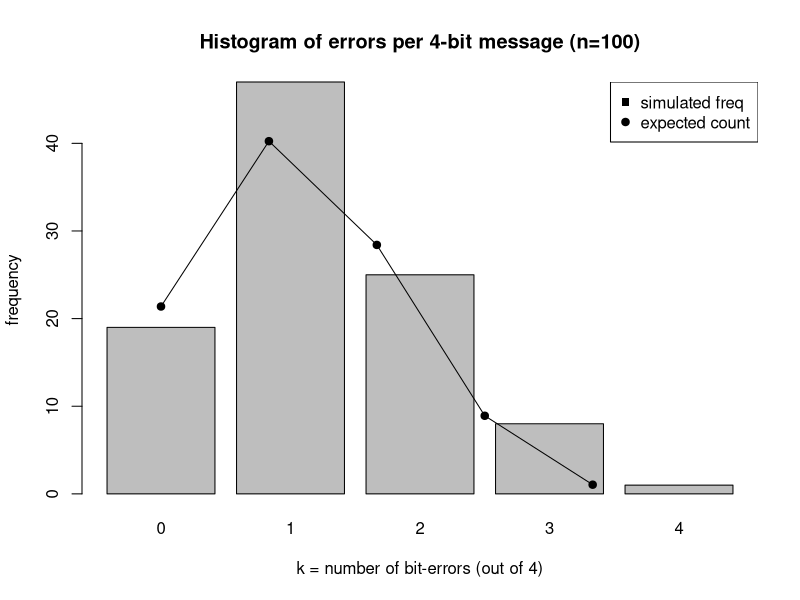
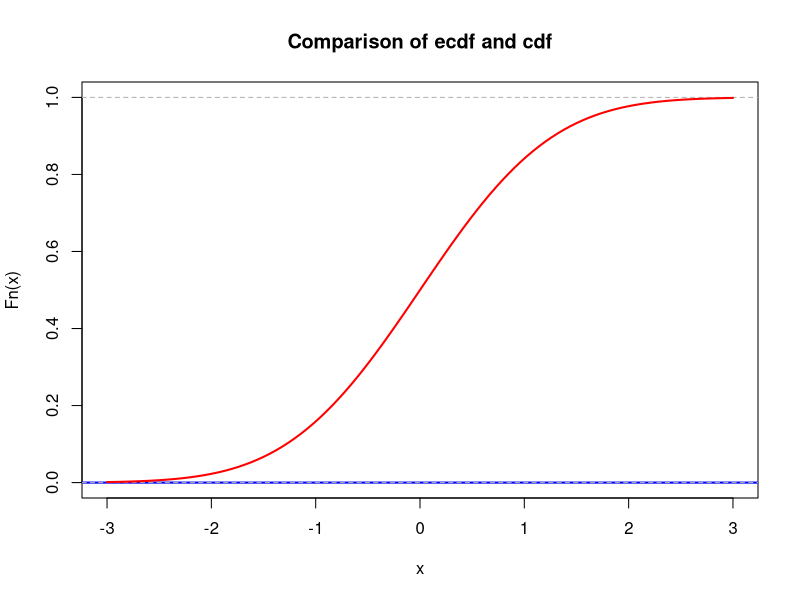
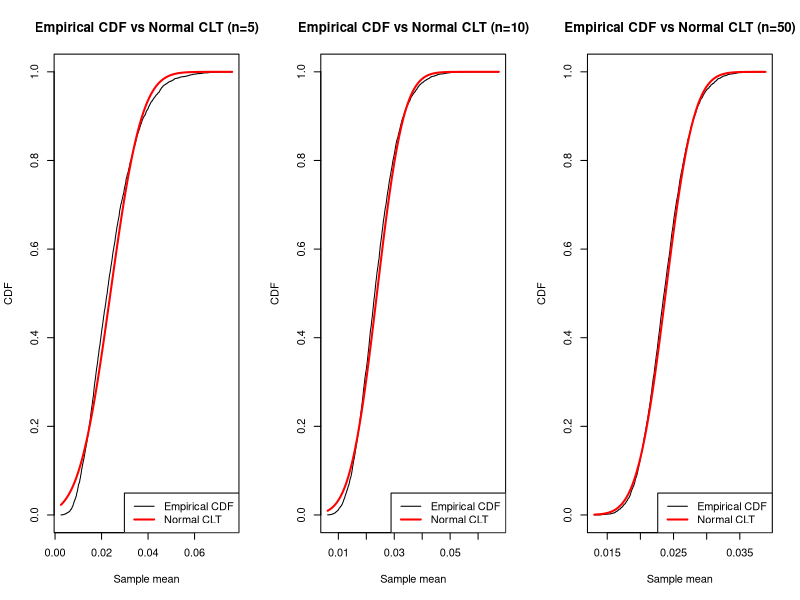
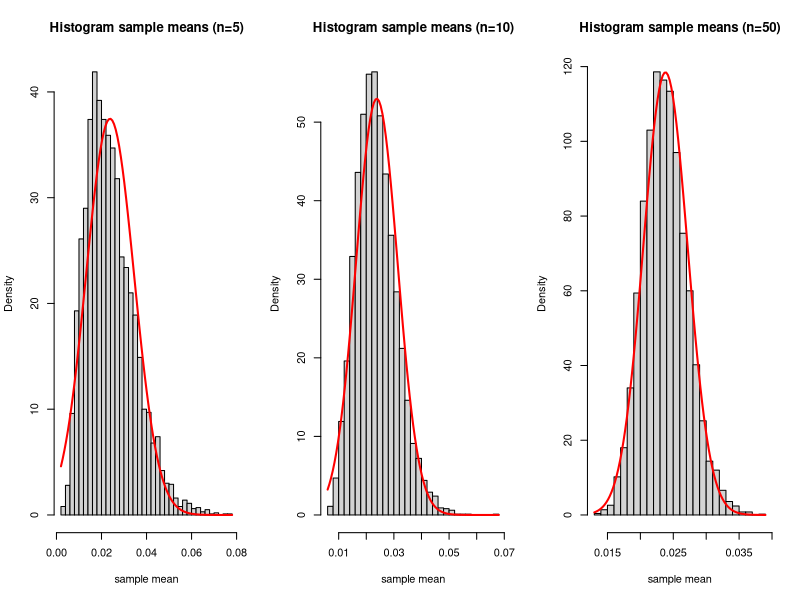
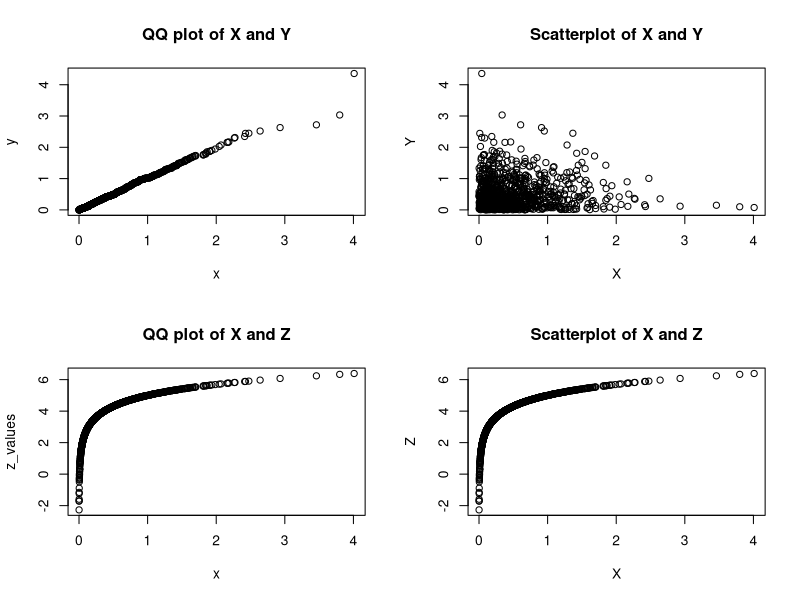

Generate these figures, in order, with R:
## ---- chunk 1

id <- 32

set.seed(id)
p <- id/100
# matrices G and H
G <- matrix(c(1, 1, 1, 0, 0, 0, 0,
		      1, 0, 0, 1, 1, 0, 0,
		      0, 1, 0, 1, 0, 1, 0,
		      1, 1, 0, 1, 0, 0, 1),
            nrow = 4, byrow = TRUE)
H <- t(matrix(c(1, 0, 1, 0, 1, 0, 1,
		        0, 1, 1, 0, 0, 1, 1,
		        0, 0, 0, 1, 1, 1, 1),
            nrow = 3, byrow = TRUE))
# cat("The matrix G is: \n")
#G
#cat("The matrix H is: \n")
#H
#cat("The product GH must be zero: \n")
#(G%*%H) %%2
## ---- chunk 2
# generate N messages
n <- 100
message_generator <- function(N) {
  matrix(sample(c(0,1), 4*N, replace = TRUE), nrow = N)
}
messages <- message_generator(n)
codewords <- (messages %*% G) %% 2
## ---- chunk 3
#  errors <- ...
# errors <- t(replicate(n, sample(c(0,1), prob = c(1-p,p), size = 7, replace = T)));
# errors <- matrix(sample(c(0,1), prob = c(1-p,p), size = 7*n, replace = T), nrow = n)
# errors

# errors_count <- rpois(7, p)  # number of corruptions per bit
# errors <- errors_count %% 2        # 1 if odd (flipped), 0 if even
# data.frame(errors_count, errors)

# errors <- t(replicate(n, rpois(7, p) %% 2))
errors <- t(replicate(n, rbinom(7, 1, p)))

#  received <-
received <- xor(codewords, errors) * 1 # * 1 -- to convert TRUE and FALSE to 1 and 0

## ---- chunk 4
z <- received %*% H %% 2

# function to map syndrome (z1,z2,z3) to position 0..7
syndrome_to_pos <- function(zvec) {
  # zvec is length-3 vector (z1,z2,z3), bit order matches definition:
  # position = z1 + 2*z2 + 4*z3
  pos <- zvec[1] + 2*zvec[2] + 4*zvec[3]
  return(pos)   # 0 means "no single-bit error detected"
}
corrected <- received  # start with received, then flip where needed
for(i in 1:n) {
  pos <- syndrome_to_pos(as.integer(z[i, ]))
  if(pos >= 1 && pos <= 7) {
    corrected[i, pos] <- (corrected[i, pos] + 1) %% 2
  }
}

# now decode: m* = (r3 r5 r6 r7) as given
decoded <- cbind(corrected[,3], corrected[,5], corrected[,6], corrected[,7])

# success indicator: compare decoded message to original messages
success <- apply(decoded == messages, 1, all)   # TRUE if all 4 bits recovered
success_num <- as.integer(success)

# estimate p* and standard error & 95% CI using CLT
p_hat <- mean(success_num)

p_hat
## ---- chunk 5
sd <- sqrt(p_hat*(1 - p_hat) / n)
sd
mse <- sd^2

c(p_hat - 2*sd, p_hat + 2*sd)
## ---- chunk 6
epsilon <- 0.03
N_approx <- p_hat * (1-p_hat) * 1.96^2 / epsilon^2
N_approx
## ---- chunk 7
# simulate n independent 4-bit messages and count errors per message
errors_per_msg <- replicate(n, sum(rbinom(4, size = 1, prob = p)))
# frequency table for k=0..4
tab <- table(factor(errors_per_msg, levels = 0:4))
tab

# plot histogram (barplot of frequencies) and overlay expected probabilities scaled by n
barplot(tab, names.arg = 0:4, xlab = "k = number of bit-errors (out of 4)",
        ylab = "frequency", main = paste("Histogram of errors per 4-bit message (n=", n, ")", sep=""))
expected_probs <- dbinom(0:4, size = 4, prob = p)
expected_counts <- expected_probs * n
points(0:4 + 0.7, expected_counts, pch = 19)   # plot expected counts as points
lines(x = 0:4 + 0.7, y = expected_counts)       # connect them
legend("topright", legend = c("simulated freq", "expected count"),
       pch = c(15,19), col = c("black","black"))

## ---- chunk 8
lambda <- 1  # change this!
N <- 100     # change this!
mu <- N * lambda
K <- 1e3
n <- 5
sample_means <- colMeans(matrix(rpois(n*K, lambda = mu), nrow=n))
## ---- chunk 9
mu <- 0       # change this!
sigma <- 1    # change this!
## ---- chunk 10
xlims <- c(mu-3*sigma,mu+3*sigma)
Fs <- ecdf(sample_means)
plot(Fs,
     xlim = xlims,
     ylim = c(0,1),
     col = "blue",
     lwd = 2,
     main = "Comparison of ecdf and cdf")
curve(pnorm(x, mean = mu, sd = sigma), col = "red", lwd = 2, add = TRUE)
## ---- chunk 11
team_id <- 32
nu1 <- team_id + 10

library(ggplot2)
library(stats)

K <- 5000
true_mean <- 1 / nu1
true_var  <- 1 / (nu1^2)

simulate_clt <- function(n, K = 5000, dist = rexp, dist_params = list(rate = nu1)) {
  s <- numeric(K)
  for (i in seq_len(K)) {
    x <- do.call(dist, c(list(n = n), dist_params))
    s[i] <- mean(x)
  }
  list(n = n, s = s)
}

set.seed(123)
results_n5  <- simulate_clt(5,  K = K)
results_n10 <- simulate_clt(10, K = K)
results_n50 <- simulate_clt(50, K = K)
## ---- chunk 12
calculate_clt_params <- function(res, true_mean, true_var) {
  xs <- sort(res$s)
  ecdf_s <- ecdf(res$s)
  mu_clt <- true_mean
  sigma_clt <- sqrt(true_var / res$n)

  normal_cdf_vals <- pnorm(xs, mean = mu_clt, sd = sigma_clt)
  ecdf_vals <- ecdf_s(xs)
  D <- max(abs(ecdf_vals - normal_cdf_vals))

  c(res, list(xs = xs, ecdf_vals = ecdf_vals,
              normal_cdf_vals = normal_cdf_vals, D = D,
              mu_clt = mu_clt, sigma_clt = sigma_clt))
}

results_n5  <- calculate_clt_params(results_n5,  true_mean, true_var)
results_n10 <- calculate_clt_params(results_n10, true_mean, true_var)
results_n50 <- calculate_clt_params(results_n50, true_mean, true_var)

cat("n=5:  D =", round(results_n5$D, 4), "\n")
cat("n=10: D =", round(results_n10$D, 4), "\n")
cat("n=50: D =", round(results_n50$D, 4), "\n\n")

## ---- chunk 13
plot_ecdf_vs_normal <- function(res) {
  plot(res$xs, res$ecdf_vals, type = "s", ylim = c(0,1),
       xlab = "Sample mean", ylab = "CDF",
       main = paste("Empirical CDF vs Normal CLT (n=", res$n, ")", sep=""))
  lines(res$xs, res$normal_cdf_vals, col = "red", lwd = 2)
  legend("bottomright", legend = c("Empirical CDF", "Normal CLT"),
         col = c("black", "red"), lwd = c(1,2))
}

hist_with_normal <- function(res) {
  h <- hist(res$s, breaks = 30, plot = FALSE)
  plot(h, freq = FALSE, main = paste("Histogram sample means (n=", res$n, ")", sep=""), xlab = "sample mean")
  curve(dnorm(x, mean = res$mu_clt, sd = res$sigma_clt), add = TRUE, lwd = 2, col = "red")
}

par(mfrow = c(1,3))
plot_ecdf_vs_normal(results_n5)
plot_ecdf_vs_normal(results_n10)
plot_ecdf_vs_normal(results_n50)
par(mfrow = c(1,1))

par(mfrow = c(1,3))
hist_with_normal(results_n5)
hist_with_normal(results_n10)
hist_with_normal(results_n50)
par(mfrow = c(1,1))
## ---- chunk 14
    N_markov <- 100/(0.95*nu1)
    cat("Markov bound => max N (integer) =", N_markov, " (using nu1 =", nu1, ")\n")
## ---- chunk 15
    f <- function(N) {
      nu <- 42 * N
      log_lhs <- 100 * (log(nu) - log(100)) + 100 - nu
      return(exp(log_lhs) - 0.05)
    }
    solution <- uniroot(f, interval = c(1, 2))
    N_chernoff <- solution$root
## ---- chunk 16
    p_threshold <- 0.05
    z_score <- qnorm(p_threshold)
    nu_max <- 100 + sqrt(100) * z_score
    N_max_continuous <- nu_max / nu1
    N_clt <- N_max_continuous
## ---- chunk 17
cat("Lambda (mean counts in 60s) thresholds:\n",
    "Markov:", N_markov, "\n",
    "Chernoff:", N_chernoff, "\n",
    "CLT:", N_clt, "\n\n")
## ---- chunk 18
simulate_probability_safe <- function(N, trials = 20000) {
  nu <- N * nu1 
  S_values <- rgamma(trials, shape = 100, rate = nu)
  safe_events <- (S_values >= 1)
  mean(safe_events)
}

candidates <- unique(c(floor(N_markov), floor(N_chernoff), 
                       N_markov + 1, N_chernoff + 1, N_clt + 1, 2))
candidates <- candidates[candidates >= 0]


sim_results <- sapply(candidates, function(N) simulate_probability_safe(N, trials = 20000))
results_table <- data.frame(
  Candidate_N = candidates,
  Probability = round(sim_results, 4),
  row.names = NULL)
print(results_table)

simulate_S_times <- function(N, trials = 10000) {
  nu <- nu1 * N
  svals <- rgamma(trials, shape = 100, rate = nu)
  mean(svals > 1)
}

N_test <- 2
prob_safe_S <- simulate_S_times(N_test, trials = 20000)
cat("Probability (S >= 1) for N =", 2, "estimated =", round(prob_safe_S,4),
    " -> this is the prob that 100 clicks take longer than 60s (so <=99 clicks in 60s).\n")
## ---- chunk 19
N_predicted <- 2
nu_predicted <- N_predicted * nu1

s <- rgamma(K, shape = 100, rate = nu_predicted)

print(head(s))
## ---- chunk 20
safe_events <- (s >= 1)

estimated_prob <- mean(safe_events)

desired_level <- 0.95

cat(sprintf("Estimated probability P(S >= 1): %.4f\n", estimated_prob))
cat(sprintf("Desired probablity level: %.4f\n", desired_level))
## ---- chunk 21
        mu <- id
        sigma <- 2*id + 7
        N <- 100

        x <- rnorm(N, mean = mu, sd = sqrt(sigma))
        y <- 1/x

        x_bar <- mean(x)
        y_bar <- mean(y)

        x_bar
        y_bar
## ---- chunk 22
        lambda <- 2
        z = function(x) { log(x) + 5 }
        N <- 1000
        x <- rexp(N, rate = lambda)
        y <- rexp(N, rate = lambda)
        z_values <- z(x)
        par(mfrow=c(2,2))
        qqplot(x, y, main = "QQ plot of X and Y")
        plot(x, y, main = "Scatterplot of X and Y", xlab =
                "X", ylab = "Y")
        qqplot(x, z_values, main = "QQ plot of X and Z")
        plot(x, z_values, main = "Scatterplot of X and Z", xlab
                = "X", ylab = "Z")
## ---- chunk 23
        n_sim <- 100 # Renamed from 'n' to avoid conflict with n=3 trials
        x_sim <- rbinom(n_sim, size = 3, prob = 0.5)
        x_bar <- mean(x_sim)
        s2 <- var(x_sim)

        cat("Theoretical E[X]:", 1.5, "\n")
        cat("Simulation (x_bar):", x_bar, "\n")
        cat("Theoretical Var(X):", 0.75, "\n")
        cat("Simulation (s2):", s2, "\n")
## ---- chunk 24
        y_sim <- 0.5 * x_sim - 1
        y_bar <- mean(y_sim)
        s2_y <- var(y_sim)

        cat("Theoretical E[Y]:", -0.25, "\n")
        cat("Simulation (y_bar):", y_bar, "\n")
        cat("Theoretical Var(Y):", 0.1875, "\n")
        cat("Simulation (s2_y):", s2_y, "\n")
